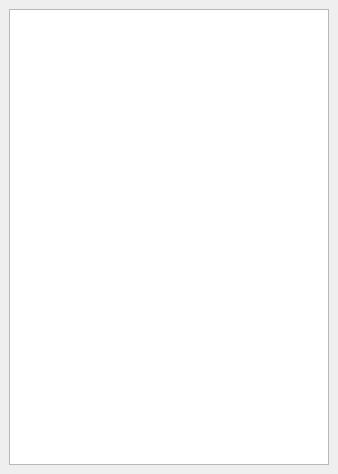
<?xml version="1.0" encoding="UTF-8"?>
<ui version="4.0">
 <class>ostLog</class>
 <widget class="QDockWidget" name="ostLog">
  <property name="geometry">
   <rect>
    <x>0</x>
    <y>0</y>
    <width>338</width>
    <height>474</height>
   </rect>
  </property>
  <property name="windowTitle">
   <string>Logs</string>
  </property>
  <widget class="QWidget" name="dockWidgetContents">
   <layout class="QGridLayout" name="gridLayout">
    <item row="0" column="0">
     <widget class="QPlainTextEdit" name="logText">
      <property name="readOnly">
       <bool>true</bool>
      </property>
     </widget>
    </item>
   </layout>
  </widget>
 </widget>
 <resources/>
 <connections/>
</ui>
